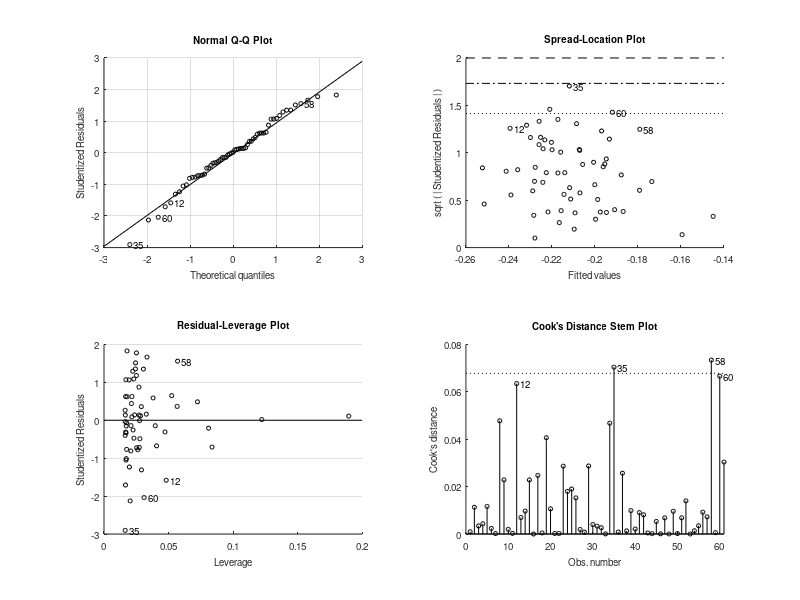

MATLAB code to generate this figure: (Note: this script raises an error after producing the figure.)
clear all
close all
clc

load output1.mat results
vari=[11 13 14 15 18];
% 1: SlNo; 2: ID; 3: WRR; 4: Region
% 5: LAT; 6: LON
% 7: SI1; 8: SI2; 9: Theta1; 10: Theta2
% 11: SI2-SI1; 12: Theta2-Theta1 13: Precip2-Precip1; 14: Temp2-Temp1;
% 15: DA; 16: Slope1; 17: Length; 18: Elev1;

regs=unique(results(:,4));
R=length(regs);

clear a; a=find(abs(results(:,11))<0.15); dummySI0=results(a,:);
clear dummy
for s=1:size(dummySI0,1)
    if(abs(dummySI0(s,12))<=30)
        dummy(s,1)=0;
    else
        dummy(s,1)=1;
    end
end
clear a; a=find(dummy==0); SI_Theta_0_0=dummySI0(a,:);
clear a; a=SI_Theta_0_0(:,1); SI_Theta_other=results; SI_Theta_other(a,:)=[];

%%%%%%%%%%%%%%%%%%%%%%%%%%%%%%%%%%%%%%%%%%%%%%%%%%%%%%%%%%%%%%%%%%%%%%%%%%%
% SI_change(11) vs Precip_change(13); Temp_change(14) %
for r=1:R
    clear dummy dummya dummyb
    clear a; a=find(SI_Theta_other(:,4)==regs(r));
    dummy=SI_Theta_other(a,:);
    clear a; a=find(dummy(:,11)<0); dummya=dummy(a,:);
    clear a; a=find(dummy(:,11)>=0); dummyb=dummy(a,:);
    Regions(r,1)={dummya}; Regions(r,2)={dummyb};
end
for r=1:R
    for i=1:2
        clear lm; lm={};
        clear dummy; dummy=[];
        if(size(Regions{r,i},1)>=5)
            dummy=Regions{r,i}(:,vari);
            dummy(:,4:5)=log10(dummy(:,4:5));
            clear dummyx dummyy dummycomb K V ;
            dummyy=dummy(:,1); dummyx=dummy(:,2:end); K=size(dummyx,2); V=1:K;
            count=0;
            for j=1:K
                clear dummy1; dummy1=nchoosek(V,j);
                for k=1:size(dummy1,1)
                    count=count+1;
                    dummycomb(count,1)={dummy1(k,:)};
                end
            end
            for j=1:length(dummycomb)
                clear mdl
                mdl=fitlm(dummyx(:,dummycomb{j,1}),dummyy,'linear');
                clear aic no k SSE; no=mdl.NumObservations; k=mdl.NumVariables; SSE=mdl.SSE;
                aic=no*log(SSE/no)+2*k;
                lm{j,1}=mdl;
                lm{j,2}=aic;
            end
            lm(:,3)=dummycomb;
        end
        LM(r,i)={lm};
    end
end

clear SLOPE; SLOPE={};
for r=1:R
    for i=1:2
        clear dummy aic slope
        dummy=LM{r,i};
        slope=ones(2,K)*NaN;
        if(length(dummy)>0)
            for j=1:size(dummy,1)
                aic(j,1)=dummy{j,2};
            end
            AIC(r,i)={aic};
            clear a; a=find(aic==min(aic)); BB(r,i)=a; AICmin(r,i)=aic(a,1);
            clear dummy1 dummy2
            dummy1=table2array(LM{r,i}{a,1}.Coefficients); dummy2=LM{r,i}{a,3};
            for j=1:length(dummy2)
                slope(1,dummy2(j))=dummy1(j+1,1);
                slope(2,dummy2(j))=dummy1(j+1,4);
            end
        end
        SLOPE(r,i)={slope};
    end
end
open SLOPE

for r=1:R
    for i=1:2
        clear dummy a1 a2 p1 p2 p3 p4; dummy=[];
        if(size(Regions{r,i},1)>=5)
            dummy=Regions{r,i}(:,[vari 12]);
            dummy(:,4:5)=log10(dummy(:,4:5));
        end
        for j=1:size(dummy,1)
            if(abs(dummy(j,length(vari)+1))<30)
                dummy(j,length(vari)+2)=0;
            else
                dummy(j,length(vari)+2)=1;
            end
        end
        if(length(dummy)==0)
        else
            p1=polyfit(dummy(:,2),dummy(:,1),1);
            p2=polyfit(dummy(:,3),dummy(:,1),1);
            p3=polyfit(dummy(:,4),dummy(:,1),1);
            p4=polyfit(dummy(:,5),dummy(:,1),1);
            %dummy=sortrows(dummy,length(vari)+2);
            clear b; b=find(dummy(:,end)==0); a1=dummy(b,:);
            clear b; b=find(dummy(:,end)==1); a2=dummy(b,:);
            data(r,i)={dummy};
            clear a; a=r*100+i*10;
            figure(a+1)
            hold on
            plot(a1(:,2),a1(:,1),'o','color',[0.5 0.5 0.5],'MarkerFaceColor', [0.5 0.5 0.5])
            plot(a2(:,2),a2(:,1),'o','color',[1 0 0],'MarkerFaceColor', [1 0 0])
            clear bb1 bb2; bb1=axis; bb2=linspace(bb1(1),bb1(2),50);
            plot(bb2,polyval(p1,bb2),'b--')
            xlabel('Change in Precipitation')
            ylabel('Change in SI')
            set(gca,'fontsize',15)
            figure(a+2)
            hold on
            plot(a1(:,3),a1(:,1),'o','color',[0.5 0.5 0.5],'MarkerFaceColor', [0.5 0.5 0.5])
            plot(a2(:,3),a2(:,1),'o','color',[1 0 0],'MarkerFaceColor', [1 0 0])
            clear bb1 bb2; bb1=axis; bb2=linspace(bb1(1),bb1(2),50);
            plot(bb2,polyval(p2,bb2),'b--')
            xlabel('Change in Temperature')
            ylabel('Change in SI')
            set(gca,'fontsize',15)
            figure(a+3)
            hold on
            plot(a1(:,4),a1(:,1),'o','color',[0.5 0.5 0.5],'MarkerFaceColor', [0.5 0.5 0.5])
            plot(a2(:,4),a2(:,1),'o','color',[1 0 0],'MarkerFaceColor', [1 0 0])
            clear bb1 bb2; bb1=axis; bb2=linspace(bb1(1),bb1(2),50);
            plot(bb2,polyval(p3,bb2),'b--')
            xlabel('log_1_0(DA)')
            ylabel('Change in SI')
            set(gca,'fontsize',15)
            figure(a+4)
            hold on
            plot(a1(:,5),a1(:,1),'o','color',[0.5 0.5 0.5],'MarkerFaceColor', [0.5 0.5 0.5])
            plot(a2(:,5),a2(:,1),'o','color',[1 0 0],'MarkerFaceColor', [1 0 0])
            clear bb1 bb2; bb1=axis; bb2=linspace(bb1(1),bb1(2),50);
            plot(bb2,polyval(p4,bb2),'b--')
            xlabel('log_1_0(Elev)')
            ylabel('Change in SI')
            set(gca,'fontsize',15)
        end
    end
end
% open data